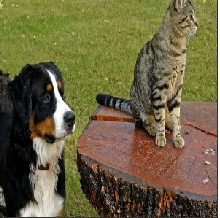
#> input picture FLIME/internaltest/img.png, 220 x 218 px, found by its file name
$ python test8.py
#> lines starting #> are read from the running program, lines starting #| are printed output that depends on the picture
import os

import numpy as np
import cv2
import matplotlib.pyplot as plt

plt.rcParams['font.sans-serif'] = ['SimHei']
plt.rcParams['axes.unicode_minus'] = False

# 理想低通滤波器
def LowPassFilter(img):
    """
    理想低通滤波器
    """
    # 傅里叶变换
    dft = cv2.dft(np.float32(img), flags=cv2.DFT_COMPLEX_OUTPUT)
    fshift = np.fft.fftshift(dft)

    # 设置低通滤波器
    rows, cols = img.shape
    crow, ccol = int(rows / 2), int(cols / 2)  # 中心位置
    mask = np.zeros((rows, cols, 2), np.uint8)
    mask[crow - 20:crow + 20, ccol - 20:ccol + 20] = 1

    # 掩膜图像和频谱图像乘积
    f = fshift * mask

    # 傅里叶逆变换
    ishift = np.fft.ifftshift(f)
    iimg = cv2.idft(ishift)
    res = cv2.magnitude(iimg[:, :, 0], iimg[:, :, 1])
    return res


# 理想高通滤波器
def HighPassFilter(img):
    """
    理想高通滤波器
    """
    # 傅里叶变换
    f = np.fft.fft2(img)
    fshift = np.fft.fftshift(f)

    # 设置高通滤波器
    rows, cols = img.shape
    crow, ccol = int(rows / 2), int(cols / 2)
    fshift[crow - 2:crow + 2, ccol - 2:ccol + 2] = 0

    # 傅里叶逆变换
    ishift = np.fft.ifftshift(fshift)
    iimg = np.fft.ifft2(ishift)
    iimg = np.abs(iimg)
    return iimg


# 巴特沃斯低通滤波器
def ButterworthLowPassFilter(image, d, n, s1):
    """
    Butterworth低通滤波器
    """
    f = np.fft.fft2(image)
    fshift = np.fft.fftshift(f)

    def make_transform_matrix(d):
        transform_matrix = np.zeros(image.shape)
        center_point = tuple(map(lambda x: (x - 1) / 2, s1.shape))
        for i in range(transform_matrix.shape[0]):
            for j in range(transform_matrix.shape[1]):

                def cal_distance(pa, pb):
                    from math import sqrt

                    dis = sqrt((pa[0] - pb[0]) ** 2 + (pa[1] - pb[1]) ** 2)
                    return dis
                dis = cal_distance(center_point, (i, j))
                transform_matrix[i, j] = 1 / (1 + (dis / d) ** (2 * n))
        return transform_matrix


    d_matrix = make_transform_matrix(d)
    new_img = np.abs(np.fft.ifft2(np.fft.ifftshift(fshift * d_matrix)))
    return new_img


# 巴特沃斯高通滤波器
def ButterworthHighPassFilter(image, d, n, s1):
    """
    Butterworth高通滤波器
    """
    f = np.fft.fft2(image)
    fshift = np.fft.fftshift(f)

    def make_transform_matrix(d):
        transform_matrix = np.zeros(image.shape)
        center_point = tuple(map(lambda x: (x - 1) / 2, s1.shape))
        for i in range(transform_matrix.shape[0]):
            for j in range(transform_matrix.shape[1]):

                def cal_distance(pa, pb):
                    from math import sqrt

                    dis = sqrt((pa[0] - pb[0]) ** 2 + (pa[1] - pb[1]) ** 2)
                    return dis

                dis = cal_distance(center_point, (i, j))
                transform_matrix[i, j] = 1 / (1 + (d / dis) ** (2 * n))
        return transform_matrix


    d_matrix = make_transform_matrix(d)
    new_img = np.abs(np.fft.ifft2(np.fft.ifftshift(fshift * d_matrix)))
    return new_img

# 指数滤波器
def filter(img, DD, W=None, N=2, type='lp', filter='exponential'):
    '''
    频域滤波器
    Args:
        img: 灰度图片
        D0: 截止频率
        W: 带宽
        N: butterworth和指数滤波器的阶数
        type: lp, hp, bp, bs即低通、高通、带通、带阻
    Returns:
        imgback：滤波后的图像
    '''

    # 离散傅里叶变换
    dft = cv2.dft(np.float32(img), flags=cv2.DFT_COMPLEX_OUTPUT)
    # 中心化
    dtf_shift = np.fft.fftshift(dft)

    rows, cols = img.shape
    crow, ccol = int(rows / 2), int(cols / 2)  # 计算频谱中心
    mask = np.ones((rows, cols, 2))  # 生成rows行cols列的2纬矩阵
    for i in range(rows):
        for j in range(cols):
            D = np.sqrt((i - crow) ** 2 + (j - ccol) ** 2)
            if (filter.lower() == 'exponential'):  # 指数滤波器
                if (type == 'lp'):
                    mask[i, j] = np.exp(-(D / DD) ** (2 * N))
                elif (type == 'hp'):
                    mask[i, j] = np.exp(-(DD / D) ** (2 * N))
                elif (type == 'bs'):
                    mask[i, j] = np.exp(-(D * W / (D ** 2 - DD ** 2)) ** (2 * N))
                elif (type == 'bp'):
                    mask[i, j] = np.exp(-((D ** 2 - DD ** 2) / D * W) ** (2 * N))
                else:
                    assert ('type error')

    fshift = dtf_shift * mask

    f_ishift = np.fft.ifftshift(fshift)
    img_back = cv2.idft(f_ishift)
    img_back = cv2.magnitude(img_back[:, :, 0], img_back[:, :, 1])  # 计算像素梯度的绝对值
    img_back = np.abs(img_back)
    img_back = (img_back - np.amin(img_back)) / (np.amax(img_back) - np.amin(img_back))

    return img_back

def put(path):
    img = cv2.imread(path, 1)
#> img is the input picture: shape (218, 220, 3); mean B, G, R 65, 100.7, 108.4
    # img = cv2.imread(os.path.join(base, path), 1)
    img = cv2.cvtColor(img, cv2.COLOR_BGR2GRAY)
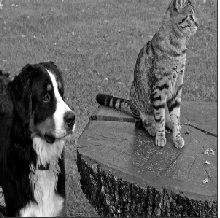
#> img: shape (218, 220); min 0, max 255, mean 98.9
    f = np.fft.fft2(img)
    fshift = np.fft.fftshift(f)
    # 取绝对值后将复数变化为实数 # 取对数的目的是将数据变换到0~255
    s1 = np.log(np.abs(fshift))
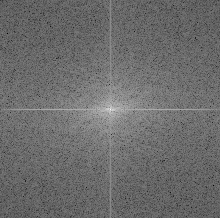
#> s1: shape (218, 220) float64; min 2.39, max 15.37, mean 7.92; drawn with min black and max white

    # 用以中文显示
    plt.subplot(331)
    plt.axis('off')
    plt.title('原始图像')
    plt.imshow(img, cmap='gray')

    plt.subplot(332)
    plt.axis('off')
    plt.title('理想低通20')
    res1 = LowPassFilter(img)
#> in LowPassFilter, `res = cv2.magnitude(iimg[:, :, 0], iimg[:, :, 1])`:
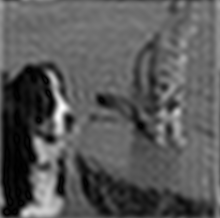
#> res: shape (218, 220) float32; min 5956.3, max 13653493, mean 4756370.5; drawn with min black and max white
    plt.imshow(res1, cmap='gray')

    plt.subplot(333)
    plt.axis('off')
    plt.title('理想高通2')
    res2 = HighPassFilter(img)
#> in HighPassFilter, `iimg = np.abs(iimg)`:
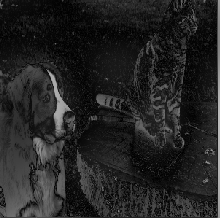
#> iimg: shape (218, 220) float64; min 0.0769, max 188, mean 35.5
    plt.imshow(res2, cmap='gray')

    plt.subplot(334)
    plt.axis('off')
    plt.title('原始图像')
    plt.imshow(img, cmap='gray')

    plt.subplot(335)
    plt.axis('off')
    plt.title('巴特沃斯低通20')
    butter_10_1 = ButterworthLowPassFilter(img, 20, 1, s1)
#> in ButterworthLowPassFilter, `new_img = np.abs(np.fft.ifft2(np.fft.ifftshift(fshift * d_matrix)))`:
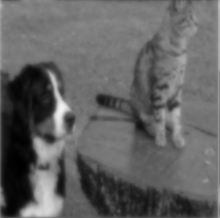
#> new_img: shape (218, 220) float64; min 0.46, max 241.6, mean 98.8
    plt.imshow(butter_10_1, cmap='gray')

    plt.subplot(336)
    plt.axis('off')
    plt.title('巴特沃斯高通2')
    butter_2_1_1 = ButterworthHighPassFilter(img, 2, 1, s1)
#> in ButterworthHighPassFilter, `new_img = np.abs(np.fft.ifft2(np.fft.ifftshift(fshift * d_matrix)))`:
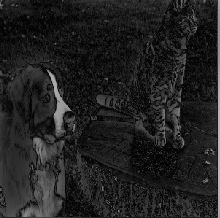
#> new_img: shape (218, 220) float64; min 0.0712, max 185.9, mean 33.5
    plt.imshow(butter_2_1_1, cmap='gray')

    plt.subplot(337)
    plt.axis('off')
    plt.title('指数原始图像')
    plt.imshow(img, cmap='gray')

    plt.subplot(338)
    plt.axis('off')
    plt.title('指数低通图像20')
    img_back = filter(img, 30, type='lp')
    plt.imshow(img_back, cmap='gray')

    plt.subplot(339)
    plt.axis('off')
    plt.title('指数高通图像2')
    img_back = filter(img, 2, type='hp')
#> call 2 of filter, with DD = 2, N = 2, type = 'hp', filter = 'exponential'
#> in filter (call 2), `img_back = cv2.magnitude(img_back[:, :, 0], img_back[:, :, 1])`:
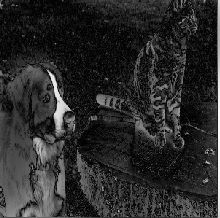
#> img_back: shape (218, 220) float64; min 68.64, max 8879303.5, mean 1493180.4; drawn with min black and max white
    plt.imshow(img_back, cmap='gray')

    # plt.savefig('2.new.jpg')
    plt.show()

# 处理函数，要传入路径
put(r'D:\PyCharm 2021.1.3\pycharmproject\Lime-pytorch\img.png')
